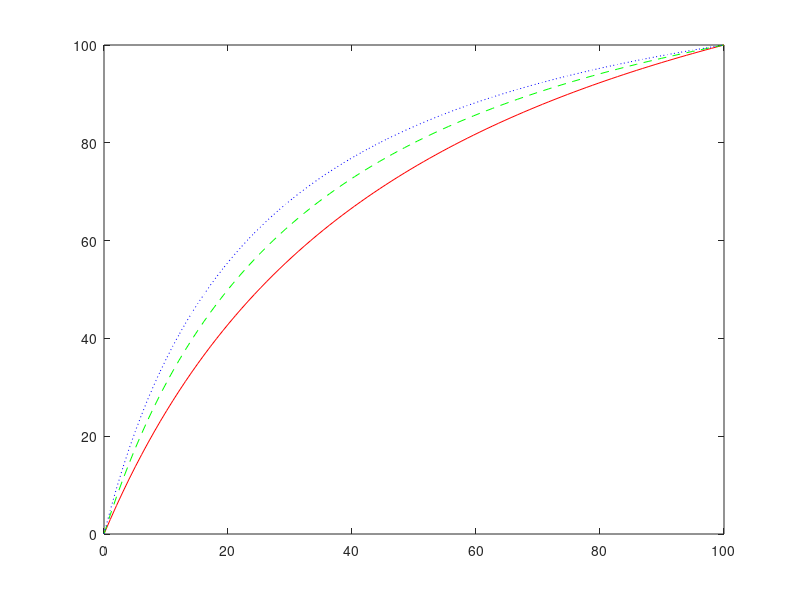

MATLAB code to generate this figure: (Note: this script raises an error after producing the figure.)

x = linspace(0,100,100);
y1=x./(x+1/3.*(100.-x)).*100;
y2=x./(x+1/4.*(100.-x)).*100;
y3=x./(x+1/5.*(100.-x)).*100;
figure('Name','Ex_d')
l=plot(x,y1,'r-',x,y2,'g--',x,y3,'b:');
l(1).LineWidth = 2;
l(2).LineWidth = 2;
l(3).LineWidth = 2;
title('Probability of knowing the answer (%)')
xlabel('p(%)')
legend('n=3','n=4','n=5','location','northwest')
axis([0 100 0 100])
grid on

